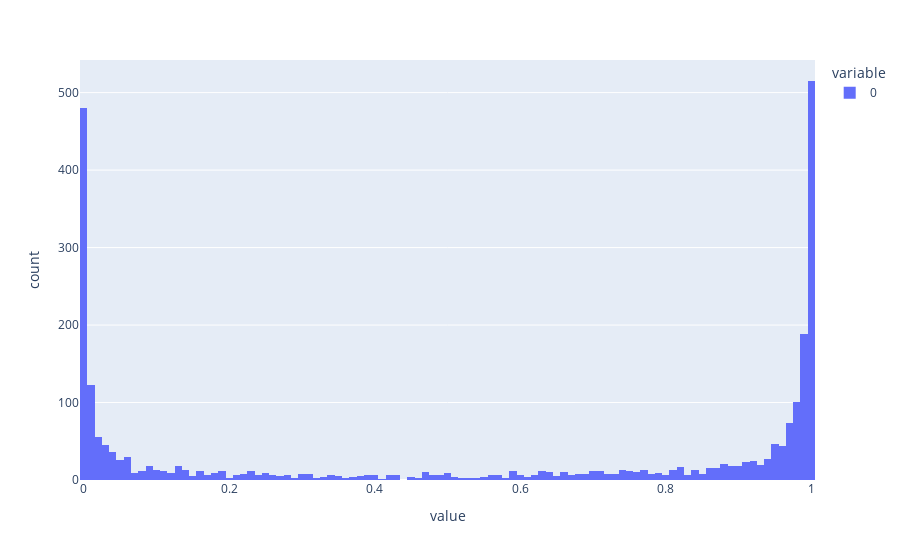

The cell this chart's notebook holds for it:
### Code cell
import plotly.express as px

test_features = features[features.index > date_to_timestamp("2025-01-01")]
res = side_model.predict(test_features)

fig = px.histogram(res, nbins=100)
fig.show()

### Figure 1 — Plotly figure (JSON) as saved in the notebook; plotly's stock layout.template omitted (floating-point values rounded to 4 significant figures; data arrays with more than 128 entries replaced by an {"elided": "..."} marker saying what was removed)
{"data": [{"bingroup": "x", "hovertemplate": "variable=0<br>value=%{x}<br>count=%{y}<extra></extra>", "legendgroup": "0", "marker": {"color": "#636efa", "pattern": {"shape": ""}}, "name": "0", "nbinsx": 100, "orientation": "v", "showlegend": true, "type": "histogram", "x": {"elided": "2554 float values"}, "xaxis": "x", "yaxis": "y"}], "layout": {"barmode": "relative", "legend": {"title": {"text": "variable"}, "tracegroupgap": 0}, "margin": {"t": 60}, "xaxis": {"anchor": "y", "domain": [0, 1], "title": {"text": "value"}}, "yaxis": {"anchor": "x", "domain": [0, 1], "title": {"text": "count"}}}}
